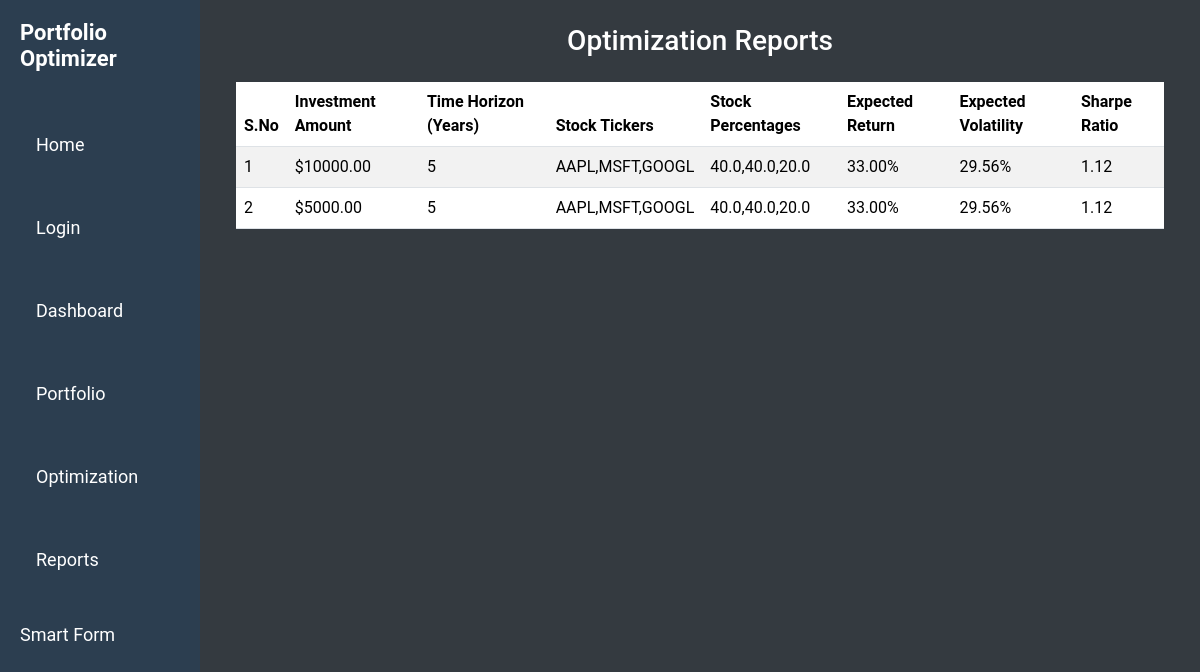
The page /reports/ on the database as committed earlier.
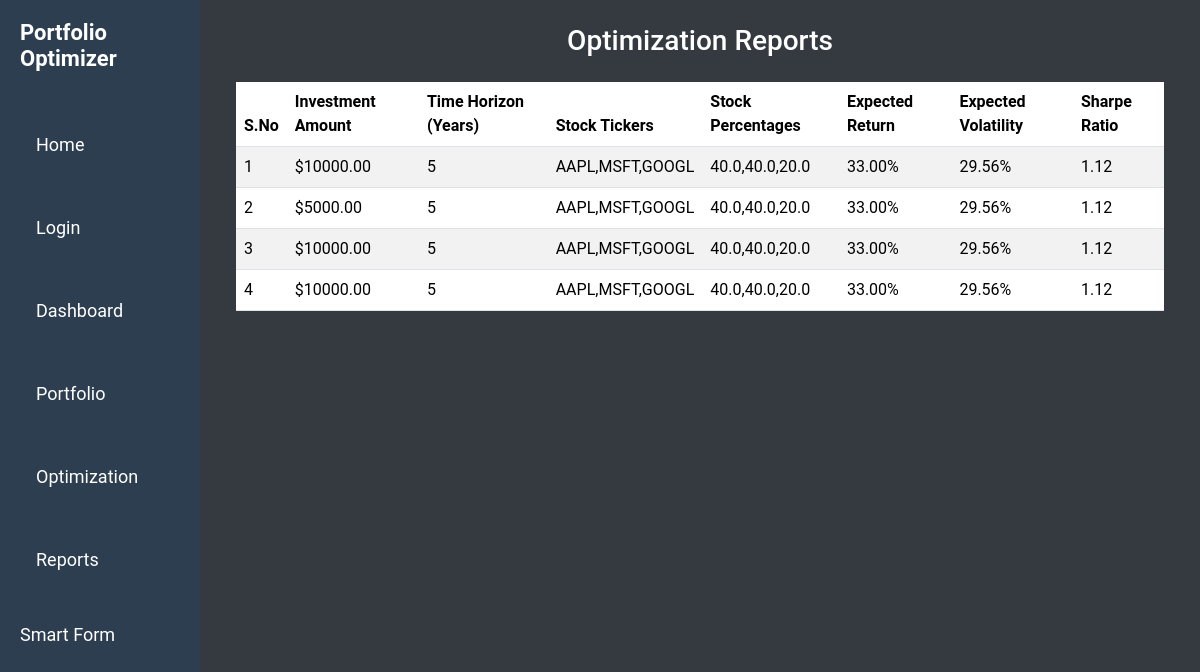
The same page on the database as committed later.
### optimizer/models.py (models this page shows, shortened)
class OptimizationReport(models.Model):
    investment_amount = models.FloatField()
    time_horizon = models.IntegerField()
    stock_tickers = models.CharField(max_length=255)  # Comma-separated string
    stock_percentages = models.CharField(max_length=255)  # Comma-separated string
    expected_return = models.FloatField()
    expected_volatility = models.FloatField()
    sharpe_ratio = models.FloatField()
    created_at = models.DateTimeField(auto_now_add=True)  # Automatically set on creation

### optimizer/views.py (the view)
# urls.py: path('reports/', reports, name='reports'),
def reports(request):
    reports = OptimizationReport.objects.all().distinct()  # Ensure distinct records
    for report in reports:
        report.stock_tickers_list = [ticker.strip() for ticker in report.stock_tickers.split(',')]
        report.stock_percentages_list = [percentage.strip() for percentage in report.stock_percentages.split(',')]
    return render(request, 'reports.html', {'reports': reports})

### optimizer/templates/reports.html (shortened to what this page needs)
{% extends "layout.html" %}
{% block content %}
<div class="container mt-4">
    <h1 class="text-center">Optimization Reports</h1>
    <table class="table table-striped mt-4">
        <thead>
            <tr>
                <th>S.No</th>
                <th>Investment Amount</th>
                <th>Time Horizon (Years)</th>
                <th>Stock Tickers</th>
                <th>Stock Percentages</th>
                <th>Expected Return</th>
                <th>Expected Volatility</th>
                <th>Sharpe Ratio</th>
            </tr>
        </thead>
        <tbody>
            {% for report in reports %}
            <tr>
                <td>{{ forloop.counter }}</td>
                <td>${{ report.investment_amount|floatformat:2 }}</td>
                <td>{{ report.time_horizon }}</td>
                <td>{{ report.stock_tickers }}</td>
                <td>{{ report.stock_percentages }}</td>
                <td>{{ report.expected_return|floatformat:2 }}%</td>
                <td>{{ report.expected_volatility|floatformat:2 }}%</td>
                <td>{{ report.sharpe_ratio|floatformat:2 }}</td>
            </tr>
            {% endfor %}
        </tbody>
    </table>
</div>
{% endblock %}

### optimizer/templates/layout.html (shortened to what this page needs)
{% load static %}
<!DOCTYPE html>
<html lang="en">
<head>
    <link href="https://cdn.jsdelivr.net/npm/bootstrap@5.3.3/dist/css/bootstrap.min.css" rel="stylesheet"
>
    <link rel="stylesheet" href="{% static 'css/styles.css' %}">
</head>
<body>
    <div class="container-fluid">
        <div class="row">
            <nav class="col-md-2 d-none d-md-block sidebar">
                <div class="sidebar-sticky">
                    <h2 class="sidebar-heading">Portfolio Optimizer</h2>
                    <ul class="nav flex-column">
                        <li class="nav-item">
                            <a class="nav-link text-white" href="{% url 'home' %}">Home</a>
                        </li>
                        <li class="nav-item">
                            <a class="nav-link text-white" href="{% url 'login' %}">Login</a>
                        </li>
                        <li class="nav-item">
                            <a class="nav-link text-white active" href="{% url 'dashboard' %}">Dashboard</a>
                        </li>
                        <li class="nav-item">
                            <a class="nav-link text-white" href="{% url 'portfolio' %}">Portfolio</a>
                        </li>
                        <li class="nav-item">
                            <a class="nav-link text-white" href="{% url 'optimization' %}">Optimization</a>
                        </li>
                        <li class="nav-item">
                            <a class="nav-link text-white" href="{% url 'reports' %}">Reports</a>
                        </li>
                        <li><a href="{% url 'smart_form' %}">Smart Form</a></li>
                    </ul>
                </div>
            </nav>
            <main role="main" class="col-md-9 ml-sm-auto col-lg-10 px-4">
                {% block content %}{% endblock %}
            </main>
        </div>
    </div>
</body>
</html>

### optimizer/static/css/styles.css (style rules this page uses)
body { font-family: 'Roboto', sans-serif; background-color: #f4f4f9; margin: 0; padding: 0; display: flex; height: 100vh; overflow: hidden; }
.sidebar { width: 200px; background-color: #2c3e50; padding: 20px; color: white; height: 100vh; box-sizing: border-box; }
.sidebar h2 { font-size: 22px; font-weight: 700; margin-bottom: 30px; }
.sidebar ul { list-style: none; padding: 0; }
.sidebar ul li { margin: 20px 0; cursor: pointer; font-size: 18px; transition: color 0.3s ease; }
.sidebar ul li a { color: white; text-decoration: none; }
h1 { font-size: 28px; margin-bottom: 20px; }

### optimizer/templates/layout.html (style rules this page uses)
body { position: relative; background-color: #343a40; color: #ffffff; }

Rows that differ between the two databases and show on the page:
added OptimizationReport: investment_amount "10000.00", time_horizon "5", stock_tickers "AAPL,MSFT,GOOGL", stock_percentages "40.0,40.0,20.0", expected_return "33.00", expected_volatility "29.56", sharpe_ratio "1.12"
added OptimizationReport: investment_amount "10000.00", time_horizon "5", stock_tickers "AAPL,MSFT,GOOGL", stock_percentages "40.0,40.0,20.0", expected_return "33.00", expected_volatility "29.56", sharpe_ratio "1.12"
